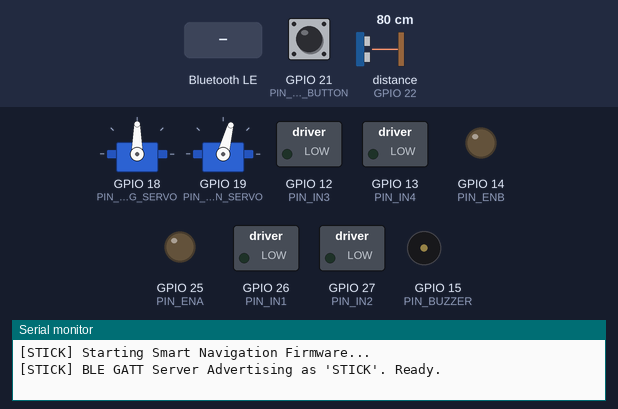
The sketch below on a simulated ESP32. Shown: 2 × servo, switched loads named in the sketch (green lamp = pin HIGH), output pins drawn as LEDs (lit = HIGH), buzzer (waves = sounding, pin HIGH), the last lines printed to the serial monitor. Wiring (inferred from the names in the program): ultrasonic range finder: trigger GPIO 23; echo GPIO 22. Inputs (shaded band) come from the test bench; at power-on: GPIO 21 (PIN_ESTOP_BUTTON) HIGH, distance to the obstacle (sensor on GPIO 22) 80 cm. The echo pulse lasts 58.3 µs per cm; nothing arrives over Bluetooth unless stated; a phone connects over Bluetooth LE 3 s after start; pins used as bus, display or sensor lines are not drawn.

Above: at 1.2 s.
1.3 s: Bluetooth LE write "EMERGENCY" received
At 1.5 s:
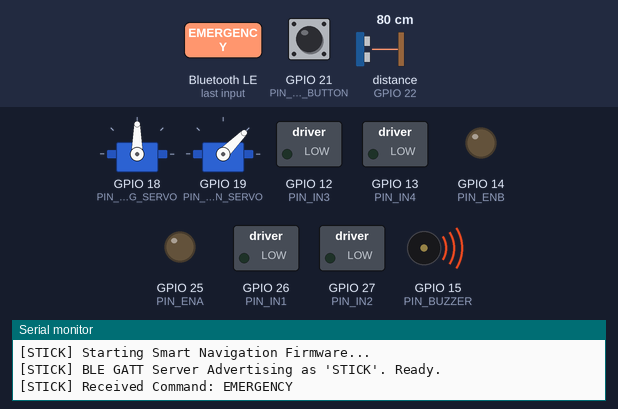
4.3 s: Bluetooth LE write "RESET_EMERGENCY" received
At 5.4 s:
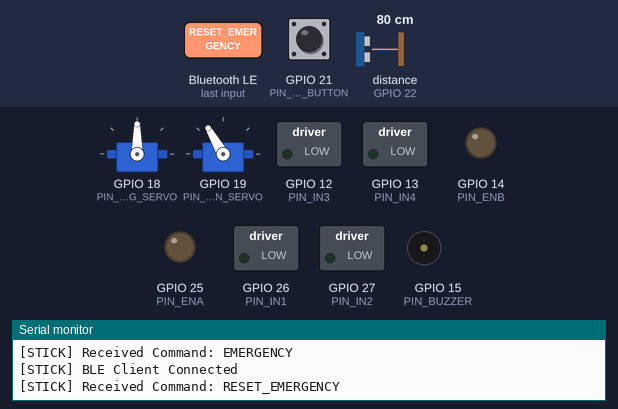
7.3 s: GPIO 21 (PIN_ESTOP_BUTTON) pulled LOW for 0.15 s
At 7.5 s:
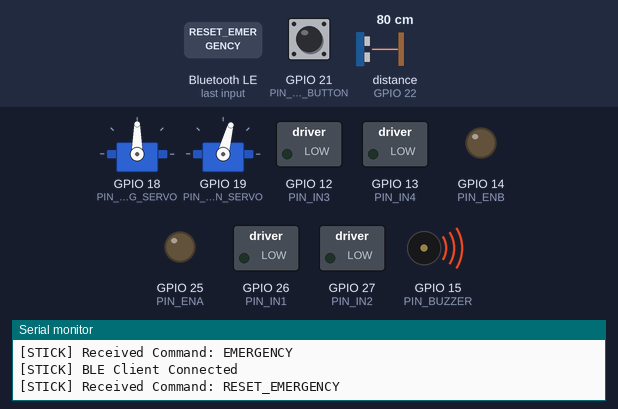
10.3 s: Bluetooth LE write "LEFT" received
At 10.7 s:
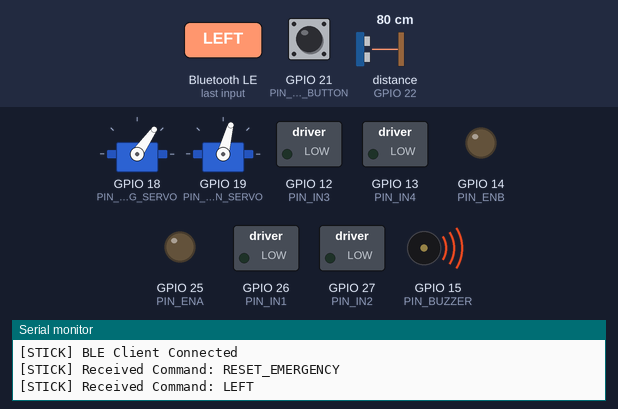
13.3 s: Bluetooth LE write "RIGHT" received
At 13.5 s:
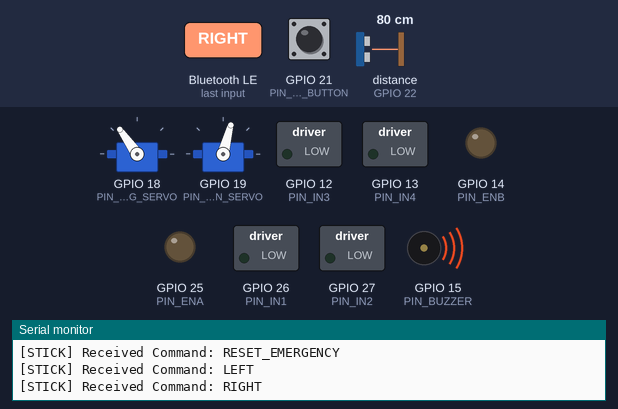
16.3 s: Bluetooth LE write "SCAN_OFF" received
At 16.7 s:
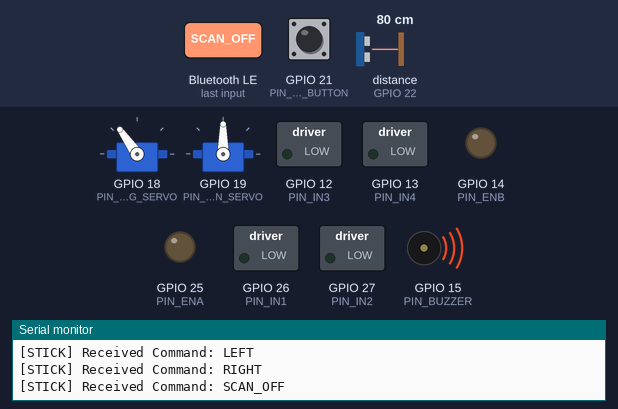
Timing chart, 0 to 20.3 s (numbered marks = the images above; inputs shaded):
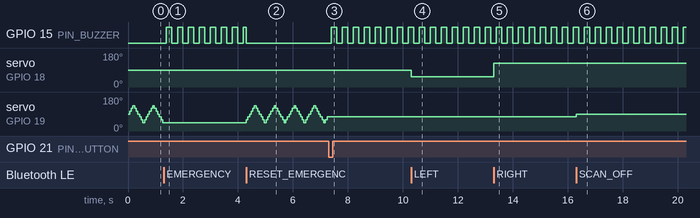

Measured:
- after the input at 1.3 s, GPIO 15 (PIN_BUZZER): alternates HIGH for 0.20 s and LOW for 0.20 s, starting after 0.10 s; servo on GPIO 19 (PIN_SCAN_SERVO): stops changing and stays 45°
- after the input at 4.3 s, servo on GPIO 19 (PIN_SCAN_SERVO): 45° → 60° at once, then repeats every 0.72 s: 75° 0.06 s, 90° 0.06 s, 105° 0.06 s, 120° 0.06 s, 135° 0.06 s, 120° 0.06 s, 105° 0.06 s, 90° 0.06 s, 75° 0.06 s, 60° 0.06 s, 45° 0.06 s, 60° 0.06 s
- after the input at 7.3 s, GPIO 15 (PIN_BUZZER): alternates HIGH for 0.20 s and LOW for 0.20 s, starting after 0.10 s; servo on GPIO 19 (PIN_SCAN_SERVO): stops changing and stays 75°
- after the input at 10.3 s, servo on GPIO 18 (PIN_STEERING_SERVO): 90° → 55° at once
- after the input at 13.3 s, servo on GPIO 18 (PIN_STEERING_SERVO): 55° → 125° at once
- after the input at 16.3 s, servo on GPIO 19 (PIN_SCAN_SERVO): 75° → 90° at once

The sketch:

stick_esp32_firmware.ino
```cpp
/**
 * ============================================================================
 * STICK – Smart Navigation System Physical Device Firmware
 * Target: ESP32 DevKit V1
 *
 * Hardware Architecture:
 * - Front-Wheel Steering: MG996R High-Torque Servo on mechanical tie-rod linkage
 * - Ultrasonic Obstacle Scanning: HC-SR04 mounted on SG90/MG90S sweep servo
 * - Rear Traction: Dual 12V 60RPM DC Geared Motors driven via L298N Dual H-Bridge
 * - Safety & Emergency: Physical E-Stop button with hardware interrupt + power cut
 * - Connectivity: BLE 4.2 / 5.0 GATT Server
 *
 * UUIDs:
 * Service: 12345678-1234-1234-1234-123456789000
 * Command: 12345678-1234-1234-1234-123456789001
 * Status:  12345678-1234-1234-1234-123456789002
 * ============================================================================
 */

#include <BLEDevice.h>
#include <BLEServer.h>
#include <BLEUtils.h>
#include <BLE2902.h>
#include <ESP32Servo.h>

// BLE Definitions
#define DEVICE_NAME "STICK"
#define SERVICE_UUID        "12345678-1234-1234-1234-123456789000"
#define COMMAND_CHAR_UUID   "12345678-1234-1234-1234-123456789001"
#define STATUS_CHAR_UUID    "12345678-1234-1234-1234-123456789002"

// Pin Assignments
#define PIN_STEERING_SERVO   18   // MG996R Front Wheel Steering Servo
#define PIN_SCAN_SERVO       19   // Ultrasonic Scan Sweep Servo
#define PIN_TRIG             23   // HC-SR04 Ultrasonic Trigger
#define PIN_ECHO             22   // HC-SR04 Ultrasonic Echo
#define PIN_ESTOP_BUTTON     21   // Physical Emergency Stop Pin (Active LOW with pullup)
#define PIN_BUZZER           15   // Warning Buzzer

// L298N Motor Driver Pins (Rear Wheels)
#define PIN_ENA              25   // Rear Left Speed (PWM)
#define PIN_IN1              26   // Rear Left Dir 1
#define PIN_IN2              27   // Rear Left Dir 2
#define PIN_ENB              14   // Rear Right Speed (PWM)
#define PIN_IN3              12   // Rear Right Dir 1
#define PIN_IN4              13   // Rear Right Dir 2

// Servo Steering Angles (Front Wheel MG996R)
#define STEER_CENTER_DEG     90
#define STEER_LEFT_DEG       55   // 35 degrees left
#define STEER_RIGHT_DEG      125  // 35 degrees right

// Safety Thresholds
#define OBSTACLE_DISTANCE_ALERT_CM  45
#define OBSTACLE_DISTANCE_CRITICAL_CM 25

// Global Objects
Servo steeringServo;
Servo scanServo;
BLEServer* pServer = nullptr;
BLECharacteristic* pCommandChar = nullptr;
BLECharacteristic* pStatusChar = nullptr;

bool deviceConnected = false;
bool oldDeviceConnected = false;
volatile bool emergencyLatched = false;
bool scanningActive = true;
int scanAngle = 90;
int scanDirection = 1;
unsigned long lastScanTime = 0;
unsigned long lastTelemetryTime = 0;

// Motor Safety Lock (Unlocked only after supervised testing)
bool motorControlSoftwareLocked = true;

// ISR for Physical Emergency Button
void IRAM_ATTR handleEmergencyInterrupt() {
  emergencyLatched = true;
  // Instantly cut motor drive in hardware/register level
  digitalWrite(PIN_IN1, LOW);
  digitalWrite(PIN_IN2, LOW);
  digitalWrite(PIN_IN3, LOW);
  digitalWrite(PIN_IN4, LOW);
  analogWrite(PIN_ENA, 0);
  analogWrite(PIN_ENB, 0);
}

// Ultrasonic Distance Reader
long measureDistanceCm() {
  digitalWrite(PIN_TRIG, LOW);
  delayMicroseconds(2);
  digitalWrite(PIN_TRIG, HIGH);
  delayMicroseconds(10);
  digitalWrite(PIN_TRIG, LOW);

  long duration = pulseIn(PIN_ECHO, HIGH, 25000); // 25ms timeout (~4m max)
  if (duration == 0) return 999; // No obstacle or out of range
  return duration * 0.034 / 2;
}

// Forward declaration of status sending
void sendStatusNotification(const String& message);

// BLE Server Callbacks
class MyServerCallbacks : public BLEServerCallbacks {
  void onConnect(BLEServer* pServer) {
    deviceConnected = true;
    Serial.println("[STICK] BLE Client Connected");
  };

  void onDisconnect(BLEServer* pServer) {
    deviceConnected = false;
    Serial.println("[STICK] BLE Client Disconnected");
    // Failsafe stop
    emergencyLatched = true;
  }
};

// BLE Command Characteristic Callbacks
class CommandCallbacks : public BLECharacteristicCallbacks {
  void onWrite(BLECharacteristic* pCharacteristic) {
    String rxValue = pCharacteristic->getValue().c_str();
    rxValue.trim();

    if (rxValue.length() > 0) {
      Serial.print("[STICK] Received Command: ");
      Serial.println(rxValue);

      if (rxValue == "EMERGENCY") {
        emergencyLatched = true;
        motorControlSoftwareLocked = true;
        sendStatusNotification("EMERGENCY:TRIGGERED");
      }
      else if (rxValue == "RESET_EMERGENCY") {
        emergencyLatched = false;
        sendStatusNotification("STATUS:EMERGENCY_RESET");
      }
      else if (rxValue == "STOP") {
        // Stop rear motors
        digitalWrite(PIN_IN1, LOW);
        digitalWrite(PIN_IN2, LOW);
        digitalWrite(PIN_IN3, LOW);
        digitalWrite(PIN_IN4, LOW);
        sendStatusNotification("STATUS:STOPPED");
      }
      else if (rxValue == "LEFT") {
        steeringServo.write(STEER_LEFT_DEG);
        sendStatusNotification("STEER:LEFT");
      }
      else if (rxValue == "RIGHT") {
        steeringServo.write(STEER_RIGHT_DEG);
        sendStatusNotification("STEER:RIGHT");
      }
      else if (rxValue == "CENTER") {
        steeringServo.write(STEER_CENTER_DEG);
        sendStatusNotification("STEER:CENTER");
      }
      else if (rxValue == "SCAN_ON") {
        scanningActive = true;
        sendStatusNotification("SCAN:ENABLED");
      }
      else if (rxValue == "SCAN_OFF") {
        scanningActive = false;
        scanServo.write(90);
        sendStatusNotification("SCAN:DISABLED");
      }
    }
  }
};

void sendStatusNotification(const String& message) {
  if (deviceConnected && pStatusChar != nullptr) {
    pStatusChar->setValue(message.c_str());
    pStatusChar->notify();
  }
}

void setup() {
  Serial.begin(115200);
  Serial.println("[STICK] Starting Smart Navigation Firmware...");

  // Initialize GPIOs
  pinMode(PIN_TRIG, OUTPUT);
  pinMode(PIN_ECHO, INPUT);
  pinMode(PIN_ESTOP_BUTTON, INPUT_PULLUP);
  pinMode(PIN_BUZZER, OUTPUT);

  pinMode(PIN_ENA, OUTPUT);
  pinMode(PIN_IN1, OUTPUT);
  pinMode(PIN_IN2, OUTPUT);
  pinMode(PIN_ENB, OUTPUT);
  pinMode(PIN_IN3, OUTPUT);
  pinMode(PIN_IN4, OUTPUT);

  // Safety initial motor cut
  digitalWrite(PIN_IN1, LOW);
  digitalWrite(PIN_IN2, LOW);
  digitalWrite(PIN_IN3, LOW);
  digitalWrite(PIN_IN4, LOW);
  analogWrite(PIN_ENA, 0);
  analogWrite(PIN_ENB, 0);

  // Attach Hardware Interrupt for Physical Emergency Stop
  attachInterrupt(digitalPinToInterrupt(PIN_ESTOP_BUTTON), handleEmergencyInterrupt, FALLING);

  // Initialize Servos
  ESP32PWM::allocateTimer(0);
  ESP32PWM::allocateTimer(1);
  steeringServo.setPeriodHertz(50);
  scanServo.setPeriodHertz(50);

  steeringServo.attach(PIN_STEERING_SERVO, 500, 2500);
  scanServo.attach(PIN_SCAN_SERVO, 500, 2500);

  // Home positions
  steeringServo.write(STEER_CENTER_DEG);
  scanServo.write(90);

  // Initialize BLE
  BLEDevice::init(DEVICE_NAME);
  pServer = BLEDevice::createServer();
  pServer->setCallbacks(new MyServerCallbacks());

  BLEService* pService = pServer->createService(SERVICE_UUID);

  // Command characteristic (Write)
  pCommandChar = pService->createCharacteristic(
    COMMAND_CHAR_UUID,
    BLECharacteristic::PROPERTY_WRITE | BLECharacteristic::PROPERTY_WRITE_NR
  );
  pCommandChar->setCallbacks(new CommandCallbacks());

  // Status characteristic (Notify & Read)
  pStatusChar = pService->createCharacteristic(
    STATUS_CHAR_UUID,
    BLECharacteristic::PROPERTY_READ | BLECharacteristic::PROPERTY_NOTIFY
  );
  pStatusChar->addDescriptor(new BLE2902());

  pService->start();

  BLEAdvertising* pAdvertising = BLEDevice::getAdvertising();
  pAdvertising->addServiceUUID(SERVICE_UUID);
  pAdvertising->setScanResponse(true);
  pAdvertising->setMinPreferred(0x06);
  pAdvertising->setMinPreferred(0x12);
  BLEDevice::startAdvertising();

  Serial.println("[STICK] BLE GATT Server Advertising as 'STICK'. Ready.");
}

void loop() {
  unsigned long now = millis();

  // 1. Check physical emergency stop
  if (emergencyLatched) {
    digitalWrite(PIN_BUZZER, (now / 200) % 2); // Pulsed alarm tone
    digitalWrite(PIN_IN1, LOW);
    digitalWrite(PIN_IN2, LOW);
    digitalWrite(PIN_IN3, LOW);
    digitalWrite(PIN_IN4, LOW);
    return;
  } else {
    digitalWrite(PIN_BUZZER, LOW);
  }

  // 2. Ultrasonic Sensor Sweeping
  if (scanningActive && (now - lastScanTime >= 60)) {
    lastScanTime = now;
    scanAngle += (scanDirection * 15);
    if (scanAngle >= 135) {
      scanAngle = 135;
      scanDirection = -1;
    } else if (scanAngle <= 45) {
      scanAngle = 45;
      scanDirection = 1;
    }
    scanServo.write(scanAngle);

    // Read distance
    long dist = measureDistanceCm();
    if (dist <= OBSTACLE_DISTANCE_ALERT_CM) {
      Serial.printf("[STICK] Obstacle at %ld cm (Angle: %d)\n", dist, scanAngle);
      String obsMsg = "OBSTACLE:" + String(dist);
      sendStatusNotification(obsMsg);

      if (dist <= OBSTACLE_DISTANCE_CRITICAL_CM) {
        // Instant motor stop for safety
        digitalWrite(PIN_IN1, LOW);
        digitalWrite(PIN_IN2, LOW);
        digitalWrite(PIN_IN3, LOW);
        digitalWrite(PIN_IN4, LOW);
      }
    }
  }

  // 3. Periodic Telemetry (Battery / Status heartbeat every 3 seconds)
  if (now - lastTelemetryTime >= 3000) {
    lastTelemetryTime = now;
    if (deviceConnected) {
      int simulatedBattery = 92; // Can be read via analogRead(PIN_BAT_DIVIDER)
      sendStatusNotification("BAT:" + String(simulatedBattery));
    }
  }

  // BLE reconnection handling
  if (!deviceConnected && oldDeviceConnected) {
    delay(500);
    pServer->startAdvertising();
    Serial.println("[STICK] Re-started advertising");
    oldDeviceConnected = deviceConnected;
  }
  if (deviceConnected && !oldDeviceConnected) {
    oldDeviceConnected = deviceConnected;
  }
}
```
